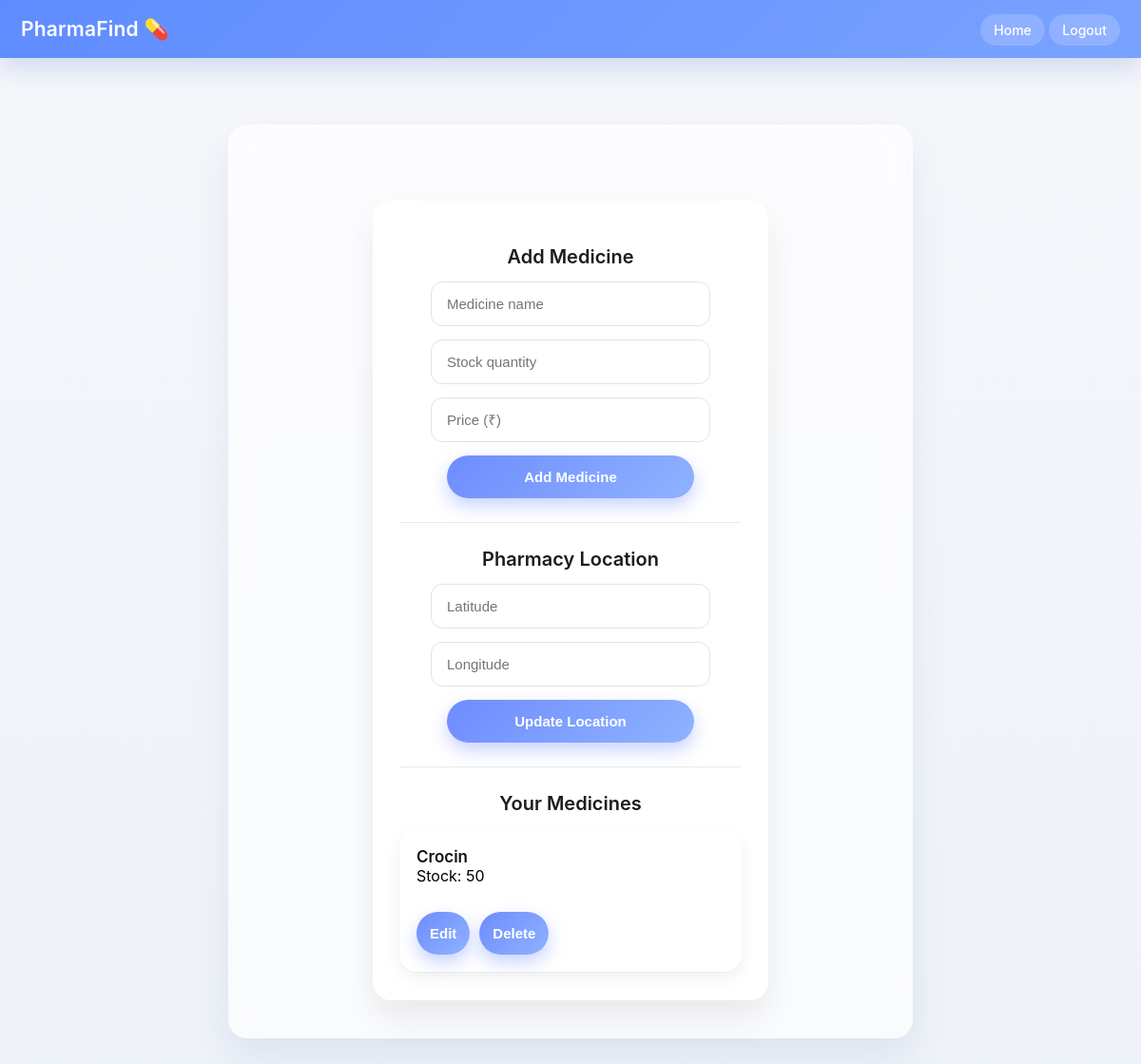
The page /dashboard (signed in) on the database as committed earlier.
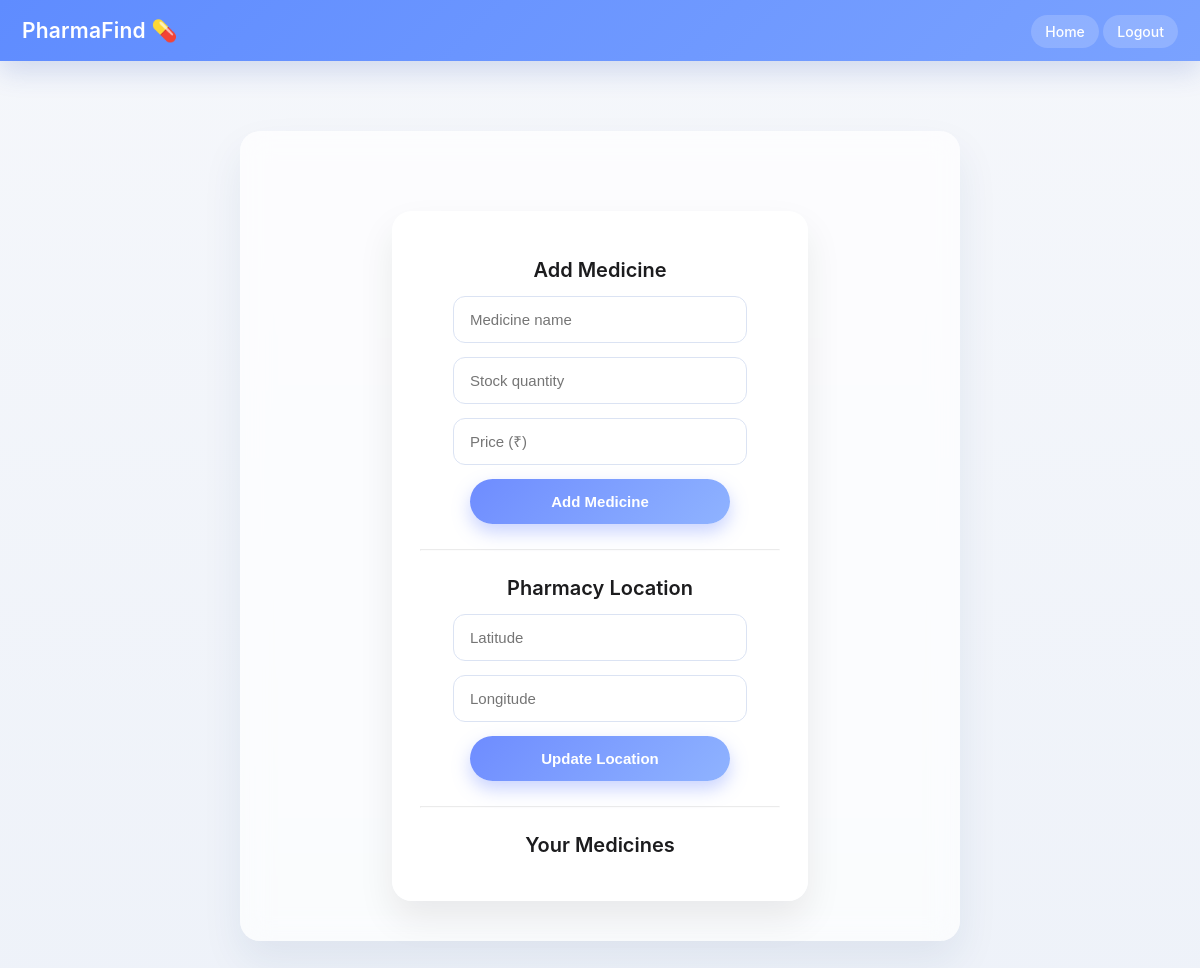
The same page on the database as committed later.
### tables this page shows
CREATE TABLE medicines (
    id INTEGER PRIMARY KEY AUTOINCREMENT,
    name TEXT NOT NULL,
    shop TEXT NOT NULL,
    stock INTEGER NOT NULL
);

### app.py (the view)
@app.route("/dashboard", methods=["GET", "POST"])
def dashboard():
    if "user" not in session:
        return redirect("/login")
    shop = session["user"]
    if request.method == "POST":
        name = request.form["name"]
        stock = request.form["stock"]
        price = request.form["price"]
        add_medicine(name, stock, shop, price)
    medicines = get_pharmacy_medicines(shop)
    return render_template("dashboard.html", medicines=medicines)

### app.py (called while the page is built)
def get_db():
    return sqlite3.connect("pharma.db")

def get_pharmacy_medicines(shop):
    conn = get_db()
    cursor = conn.cursor()
    cursor.execute(
        "SELECT id, name, stock FROM medicines WHERE shop=?",
        (shop,)
    )
    meds = cursor.fetchall()
    conn.close()
    return meds

### templates/dashboard.html (shortened to what this page needs)
<!DOCTYPE html>
<html>
<head>
    <link rel="stylesheet" href="{{ url_for('static', filename='style.css') }}">
</head>
<body>
<header>
    <div class="header-left">PharmaFind 💊</div>
    <div class="header-right">
        <a href="/">Home</a>
        <a href="/logout">Logout</a>
    </div>
</header>
<div class="container">
    <div class="auth-card" style="max-width:500px">
        <h2>Add Medicine</h2>
        <form method="POST">
            <input type="text" name="name" placeholder="Medicine name" required>
            <input type="number" name="stock" placeholder="Stock quantity" required>
            <input type="number" step="0.01" name="price" placeholder="Price (₹)" required>
            <button type="submit">Add Medicine</button>
        </form>
        <hr style="margin:25px 0; opacity:0.2;">
        <h2>Pharmacy Location</h2>
        <form method="POST" action="/update_location">
            <input type="text" name="latitude" placeholder="Latitude">
            <input type="text" name="longitude" placeholder="Longitude">
            <button type="submit">Update Location</button>
        </form>
        <hr style="margin:25px 0; opacity:0.2;">
        <h2>Your Medicines</h2>
        {% for med in medicines %}
        <div class="result-card" style="text-align:left">
            <strong>{{ med[1] }}</strong><br>
            Stock: {{ med[2] }}<br><br>
            <div class="button-row" style="justify-content:flex-start">
                <a href="/edit/{{ med[0] }}">
                    <button>Edit</button>
                </a>
                <a href="/delete/{{ med[0] }}">
                    <button class="delete">Delete</button>
                </a>
            </div>
        </div>
        {% endfor %}
    </div>
</div>
</body>
</html>

### static/style.css (style rules this page uses)
body { font-family: -apple-system, BlinkMacSystemFont, "SF Pro Text", "SF Pro Display", "Segoe UI", Roboto, sans-serif; background: linear-gradient(180deg, #f5f7fb, #eef2f9); margin: 0; }
header { background: linear-gradient(135deg, #5f8cff, #7aa2ff); color: white; padding: 18px 22px; display: flex; justify-content: space-between; align-items: center; box-shadow: 0 10px 28px rgba(40,80,180,0.18); }
.header-left { font-size: 21px; font-weight: 600; letter-spacing: 0.2px; display: flex; align-items: center; gap: 8px; }
.header-right a { color: white; text-decoration: none; font-weight: 500; font-size: 14px; padding: 8px 14px; border-radius: 999px; background: rgba(255,255,255,0.18); backdrop-filter: blur(6px); transition: background 0.2s, transform 0.15s; }
.container { width: 640px; max-width: 94%; margin: 70px auto; padding: 40px; border-radius: 20px; background: rgba(255,255,255,0.7); backdrop-filter: blur(14px); box-shadow: 0 20px 40px rgba(30,60,120,0.08); }
h2 { font-size: 20px; font-weight: 600; margin-bottom: 14px; color: #1c1c1e; }
.auth-card { width: 360px; margin: 40px auto 0; padding: 30px 28px; border-radius: 20px; background: rgba(255,255,255,0.85); backdrop-filter: blur(12px); box-shadow: 0 18px 36px rgba(0,0,0,0.08); text-align: center; }
.auth-card input { width: 100%; padding: 14px 16px; margin-bottom: 14px; border-radius: 12px; border: 1px solid #dbe3f3; font-size: 15px; outline: none; transition: all 0.2s; background: #fff; }
.auth-card button { width: 100%; padding: 14px; border-radius: 999px; border: none; background: linear-gradient(135deg, #6e8cff, #8fb3ff); color: white; font-weight: 600; font-size: 15px; cursor: pointer; box-shadow: 0 8px 18px rgba(100,130,255,0.35); transition: transform 0.15s, box-shadow 0.15s; }
.auth-card form { display: flex; flex-direction: column; align-items: center; }
.auth-card input, .auth-card button { width: 100%; max-width: 260px; }

Rows that differ between the two databases and show on the page:
removed medicines: name "Crocin", stock "50"
